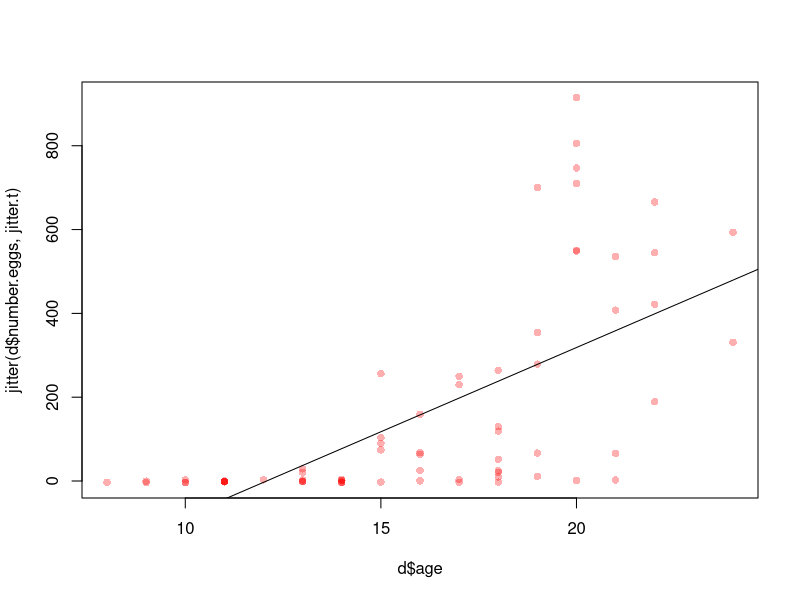
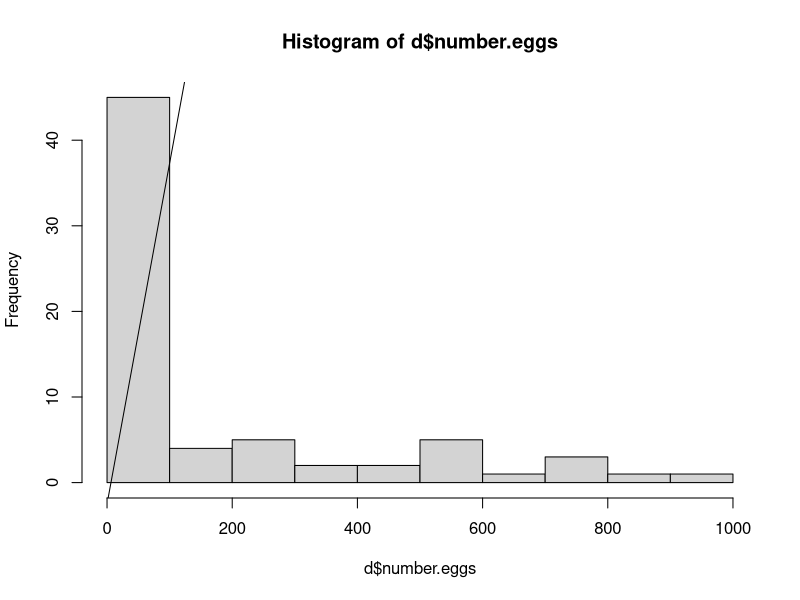
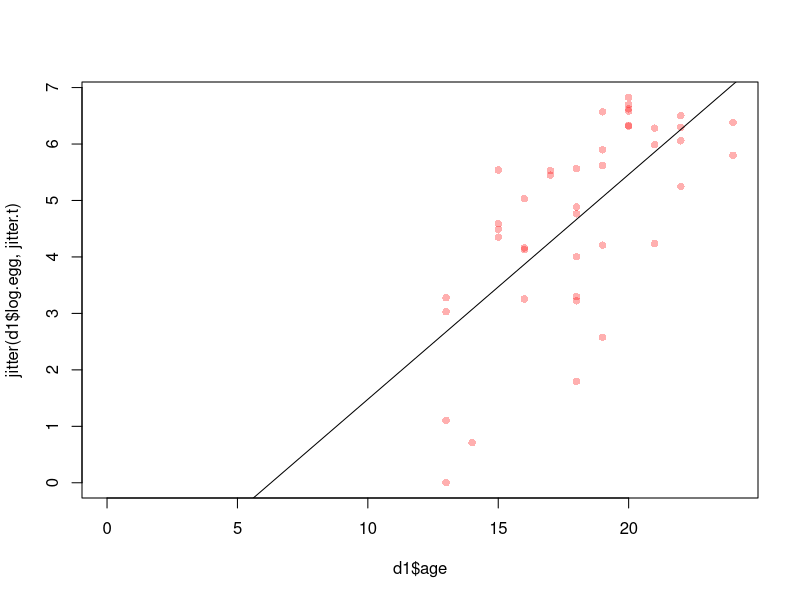
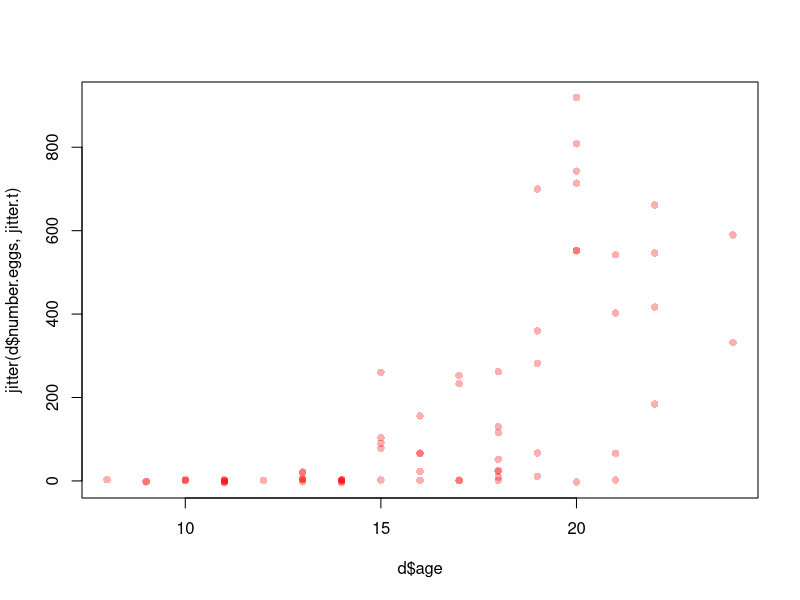
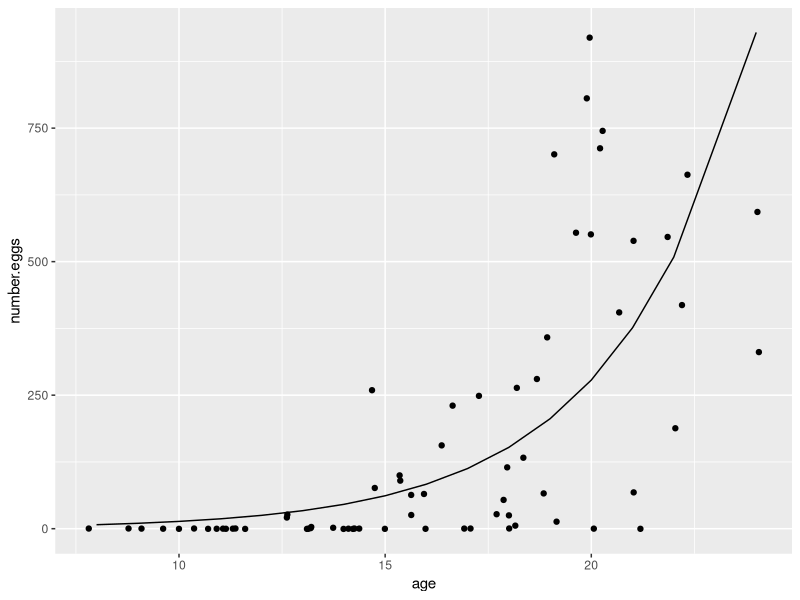

The R source for these figures, in order:
d <-read.csv("data.fish.csv", stringsAsFactors = F)

d <- d[d$year == "2011", ]
# lets put insome jitter functions and transparent colours

jitter.t <- 20  # this is great for papers with many papers

col.t <- c("#FF0000", "#00FF00") #(lists the colours)
alpha.t <- c(50, "FF")  # this is the final 2 digits, and lowering the value gives greater transparency
plot(d$age, jitter(d$number.eggs, jitter.t), pch = 16, col = paste(col.t[1], alpha.t[1], sep=""))
lm.d<-lm(d$number.eggs ~ d$age)
abline(lm.d)
hist(d$number.eggs)

# Q d) Defining the dataset without number of eggs = 0
d1 <- d[d$number.eggs > 0, ]

# Q e) log transform the data (in a new column)
d1$log.egg <- log(d1$number.eggs)

lm.d1 <- lm(d1$log.egg ~ d1$age, na.action = na.exclude)
summary(lm.d1)
abline(lm.d1)

# Q f) creating predicted values
plot(d1$age, jitter(d1$log.egg, jitter.t), pch = 16, col = paste(col.t[1], alpha.t[1], sep=""), xlim = c(0,24))
abline(lm.d1)


#Q h) generalised linear model 
glm1 <- glm(number.eggs ~ age, data = d, na.action = na.exclude, family = poisson)
summary(glm1)

#Q i) Method 1, plot line using fitted value
plot(d$age, jitter(d$number.eggs, jitter.t), pch = 16, col = paste(col.t[1], alpha.t[1], sep=""))
coef(glm1)
line(d$age, glm1$fitted.values)



library(ggplot2)
glm1$model$fitted <- predict(glm1, type = "response")
ggplot(glm1)+
  geom_jitter(aes(age, number.eggs))+ 
  geom_line(aes(age, fitted))
